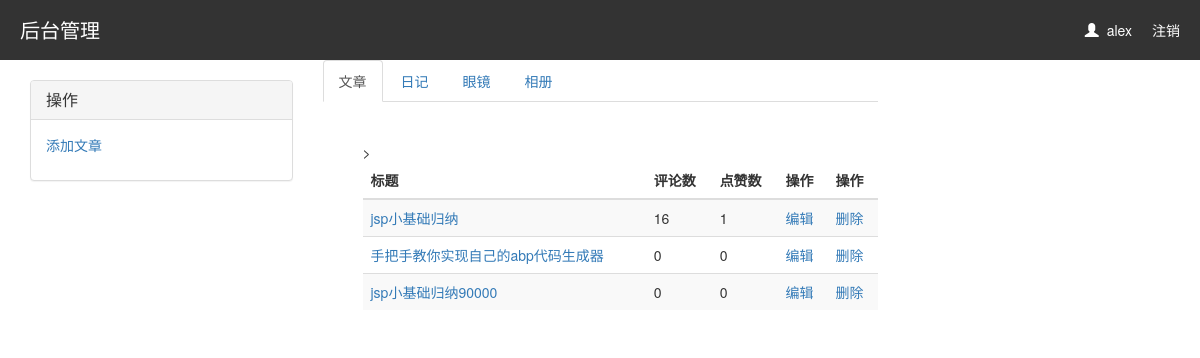
The page /backend/ (signed in) on the database its author committed.
### blog/models.py (models this page shows, shortened)
class UserInfo(AbstractUser):
    telephone = models.CharField(max_length=11)
    create_time = models.DateTimeField(auto_now_add=True)
    portrait = models.FileField(upload_to='portrait/',default='portrait/default.jpg')
    theme = models.OneToOneField('BlogTheme', on_delete=models.CASCADE, null=True)

class Article(models.Model):
    title = models.CharField(max_length=32)
    desc = models.CharField(max_length=255)
    content = models.TextField()
    create_time = models.DateTimeField(auto_now_add=True)
    category = models.ForeignKey('Category', on_delete=models.CASCADE)
    tags = models.ManyToManyField('Tag', through='ArticleToTag')
    author = models.ForeignKey('UserInfo', on_delete=models.CASCADE)
    comment_count = models.IntegerField(default=0)
    up_count = models.IntegerField(default=0)
    down_count = models.IntegerField(default=0)

### blog/views.py (the view)
# urls.py: path('backend/', views.backend, name='backend'),
def backend(request):
    if request.user.is_authenticated:
        article_list = models.Article.objects.filter(author__username=request.user.username)
        return render(request, 'backend/backend.html', {'article_list':article_list})
    return redirect(reverse('login'))

### templates/backend/backend.html (shortened to what this page needs)
{% extends 'backend/back_base.html' %}
{% block content %}
    <table class="table table-hover table-striped">>
        <thead>
            <tr>
                <th>标题</th>
                <th>评论数</th>
                <th>点赞数</th>
                <th>操作</th>
                <th>操作</th>
            </tr>
        </thead>
        <tbody>
            {% for article in article_list %}
                <tr>
                    <td><a href="/{{ request.user.username }}/article/{{ article.id }}/">{{ article.title }}</a></td>
                    <td>{{ article.comment_count }}</td>
                    <td>{{ article.up_count }}</td>
                    <td><a href="{% url 'edit_article' article.pk %}">编辑</a></td>
                    <td><a href="javascript:void(0)" class="del" id="{{ article.pk }}">删除</a></td>
                </tr>
            {% endfor %}
        </tbody>
    </table>
{% endblock %}

### templates/backend/back_base.html (shortened to what this page needs)
<!DOCTYPE html>
<html lang="en">
<head>
    <link rel="stylesheet" href="/static/bootstrap-3.3.7/css/bootstrap.css">
    <link rel="stylesheet" href="/static/css/back_base.css">
</head>
<body>
<div class="header">
    <p class="title">
        后台管理
        <a class="info" href="/logout/">注销</a>
        <span class="info"><span class="glyphicon glyphicon-user"></span>&nbsp;&nbsp;{{ request.user.username }}</span>
    </p>
</div>
<div class="container-fluid">
    <div class="col-md-3">
        <div class="panel-group" id="accordion" role="tablist" aria-multiselectable="true">
            <div class="panel panel-default">
                <div class="panel-heading" role="tab" id="headingOne">
                    <h4 class="panel-title">
                        <a role="button" data-toggle="collapse" data-parent="#accordion" href="#collapseOne"
                           aria-expanded="true" aria-controls="collapseOne">
                            操作
                        </a>
                    </h4>
                </div>
                <div id="collapseOne" class="panel-collapse collapse in" role="tabpanel" aria-labelledby="headingOne">
                    <div class="panel-body">
                        <p><a href="{% url 'add_article' %}">添加文章</a></p>
                    </div>
                </div>
            </div>
        </div>
    </div>
    <div class="col-md-6">
        <div>
            <ul class="nav nav-tabs" role="tablist">
                <li role="presentation" class="active"><a href="#home" aria-controls="home" role="tab"
                                                          data-toggle="tab">文章</a></li>
                <li role="presentation"><a href="#profile" aria-controls="profile" role="tab"
                                           data-toggle="tab">日记</a></li>
                <li role="presentation"><a href="#messages" aria-controls="messages" role="tab" data-toggle="tab">眼镜</a>
                </li>
                <li role="presentation"><a href="#settings" aria-controls="settings" role="tab" data-toggle="tab">相册</a>
                </li>
            </ul>
            <div class="tab-content">
                <div role="tabpanel" class="tab-pane active" id="home">
                    {% block content %}
                    {% endblock %}
                </div>
            </div>
        </div>
    </div>
</div>
</body>
</html>

### static/css/back_base.css (style rules this page uses)
* { margin: 0; padding: 0; }
.header { width: 100%; height: 60px; background-color: #333333; line-height: 60px; }
.header .title { color: white; font-size: 20px; margin-left: 20px; font-weight: 100; }
.header .title .info { float: right; margin-right: 20px; font-size: 14px; text-decoration: none; color: white; }
#accordion { margin-top: 20px; }
.tab-pane { margin-top: 40px; margin-left: 40px; }

### rows shown on the page
UserInfo: user.username "alex"
Article: title "jsp小基础归纳", comment_count "16", up_count "1"
Article: title "手把手教你实现自己的abp代码生成器", comment_count "0", up_count "0"
Article: title "jsp小基础归纳90000", comment_count "0", up_count "0"
